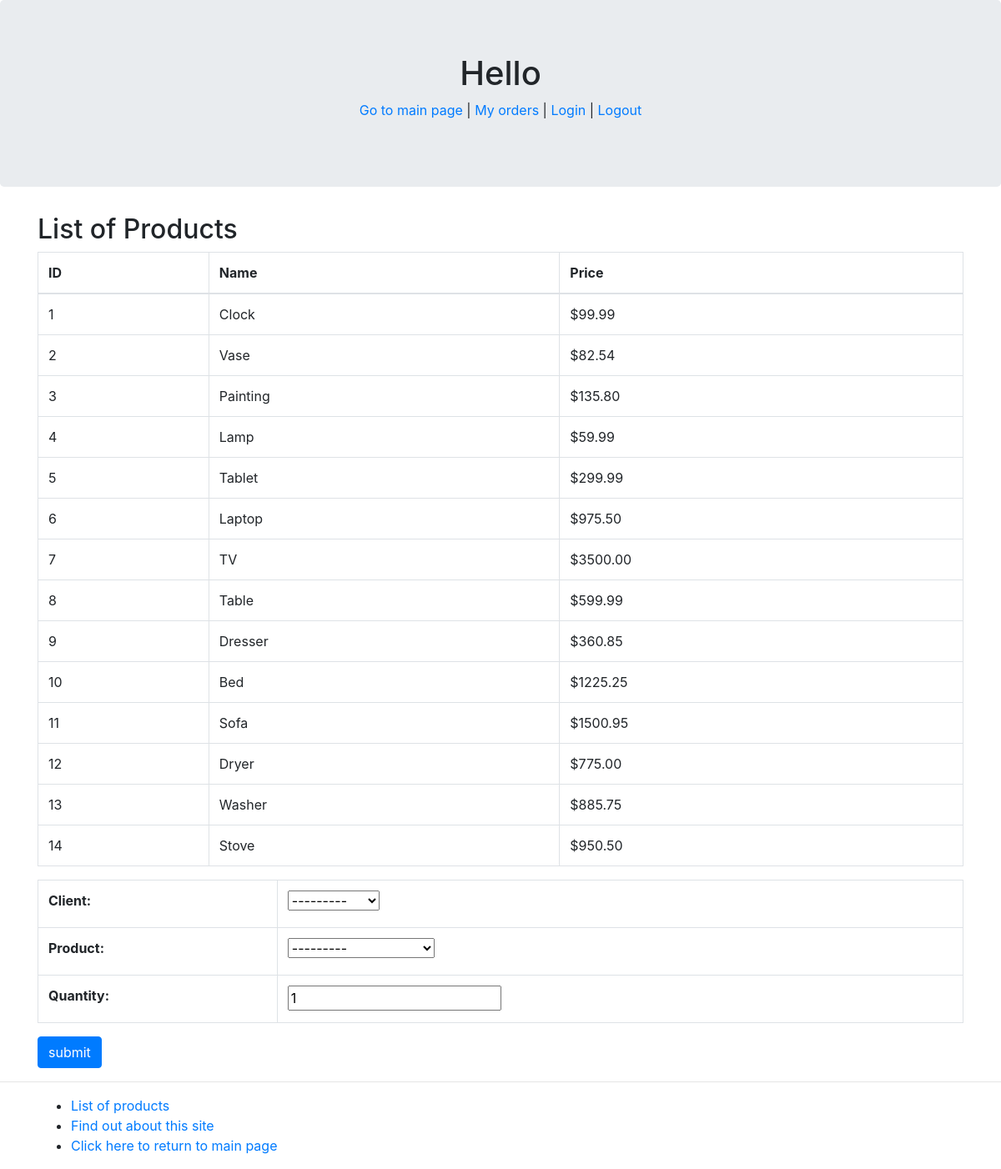
Before: /myapp/placeorder/ with the older database file.
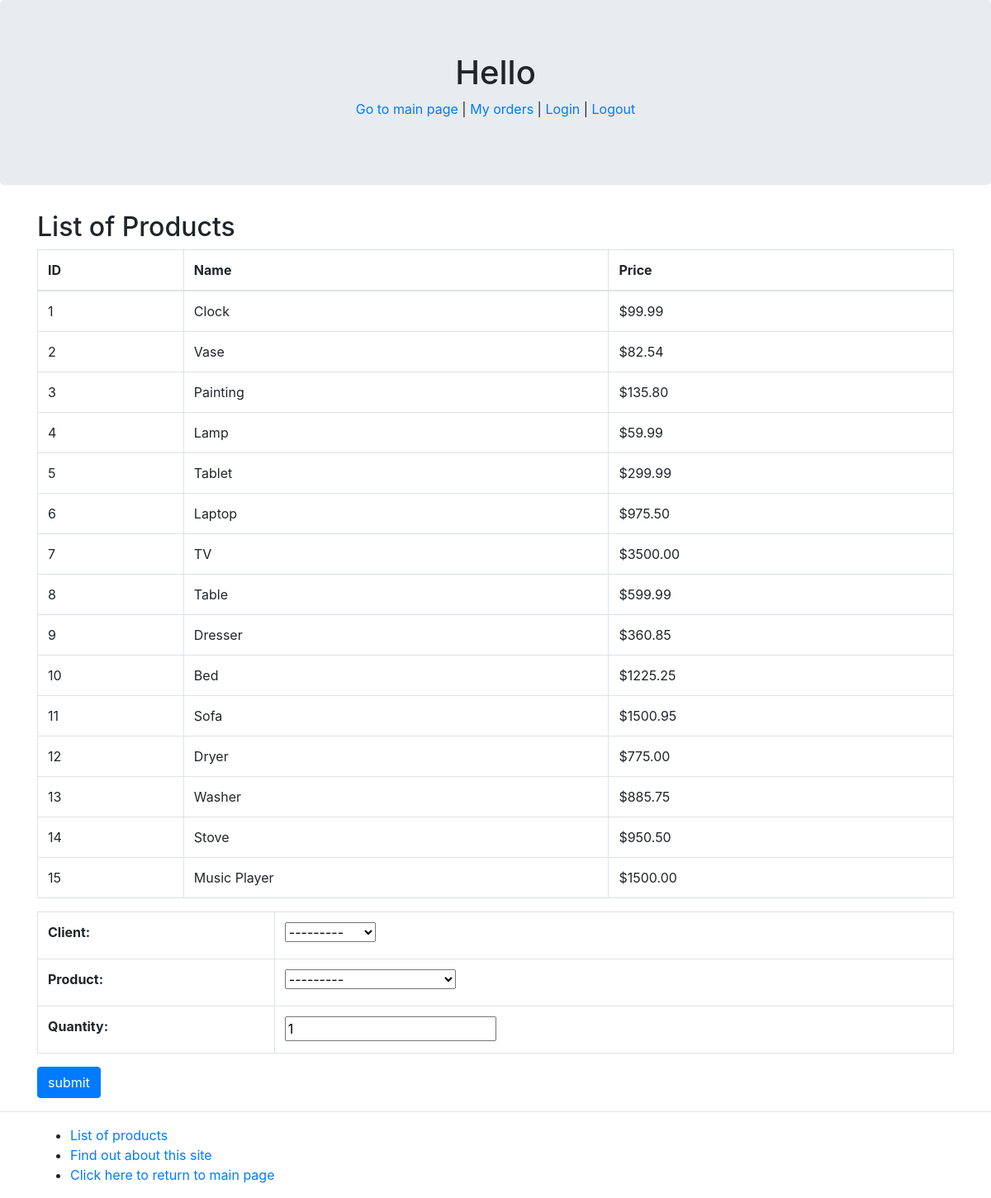
After: the same page with the newer database file.
### myapp/models.py (models this page shows, shortened)
class Product(models.Model):
    name = models.CharField(max_length=200)
    category = models.ForeignKey(Category, related_name='category', on_delete=models.CASCADE)
    price = models.DecimalField(max_digits=10, decimal_places=2)
    stock = models.PositiveIntegerField(default=100)
    available = models.BooleanField(default=True)
    interested = models.PositiveIntegerField(default=0)
    description = models.TextField(max_length=200, blank=True)
    def __str__(self):
        return "{name} (Stock: {stock})".format(name=self.name,stock=self.stock)

### myapp/views.py (the view)
def place_order(request):
    msg = ''
    prod_list = Product.objects.all()
    if request.method == 'POST':
        form = OrderForm(request.POST)
        if form.is_valid():
            order = form.save(commit=False)
            if order.num_units < order.product.stock:
                order.save()
                msg = 'Order Placed Successfully'
            else:
                msg = 'We do not have sufficient stock to fill your order'
            return render(request, 'myapp/order_response.html', {'msg': msg})
    else:
        form = OrderForm()
    return render(request, 'myapp/placeorder.html', {'form': form, 'msg': msg, 'prod_list':prod_list})

### myapp/forms.py
class OrderForm(forms.ModelForm):
    class Meta:
        model = Order
        fields = [
            'client',
            'product',
            'num_units',
        ]
    client = forms.RadioSelect()
    num_units = forms.IntegerField(min_value=1, initial=1, label='Quantity')

### myapp/models.py (called while the page is built)
    def __str__(self):
        return "%s %s" % (self.first_name, self.last_name)

### myapp/templates/myapp/placeorder.html (shortened to what this page needs)
{% extends 'myapp/base.html' %}
{% block body_block %}
    <h2>List of Products</h2>
    <table class="table table-hover table-bordered">
        <thead>
            <tr>
                <td>
                    <strong>ID</strong>
                </td>
                <td>
                    <strong>Name</strong>
                </td>
                <td>
                    <strong>Price</strong>
                </td>
            </tr>
        </thead>
        <tbody>
        {% for product in prod_list %}
            <tr>
                <td>{{ product.id }}</td>
                <td>{{ product.name }}</td>
                <td>${{ product.price }}</td>
            </tr>
        {% endfor %}
        </tbody>
    </table>
    <form class="form-group" action="" method="post">
        <table class="table table-bordered">
            {{ form.as_table }}
        </table>
        <input class="btn btn-primary" type="submit" value="submit">
    </form>
{% endblock %}

Changed rows visible on the page:
added Product: id "15", name "Music Player", price "1500.00"
